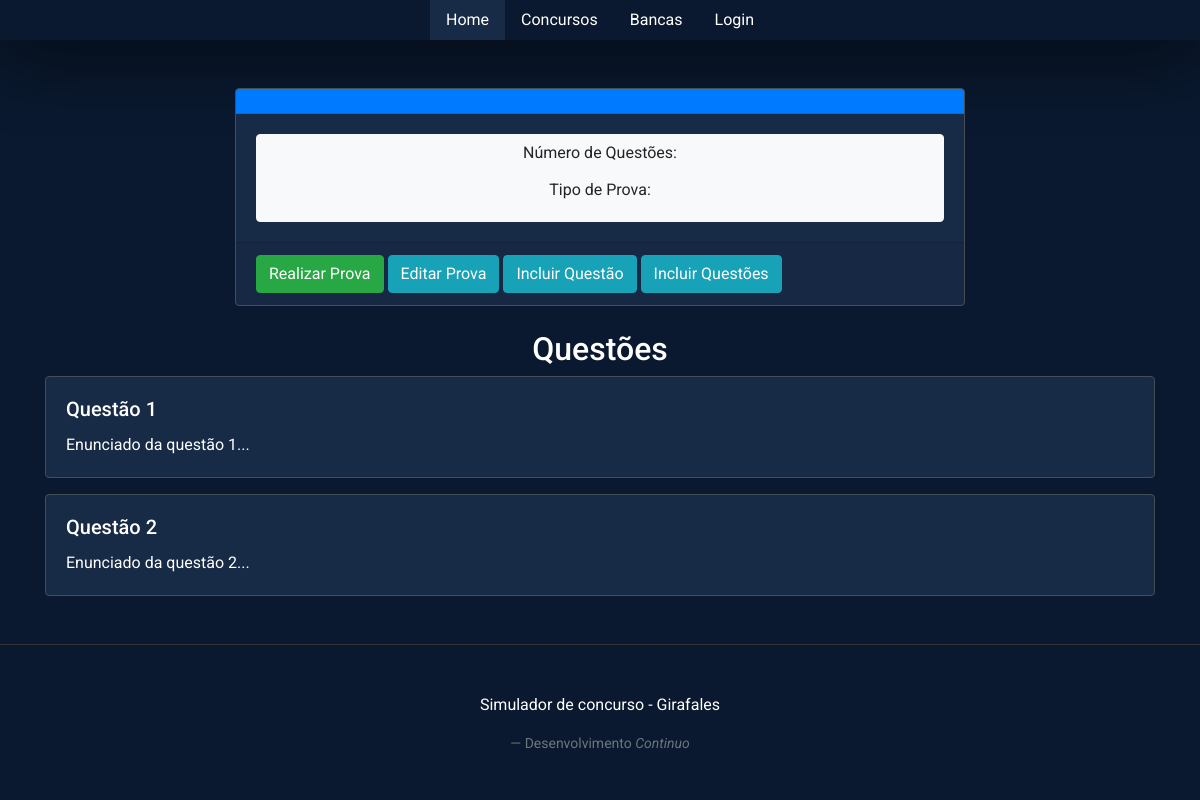
The page /concursos/exame_view/8 on the database as committed earlier.
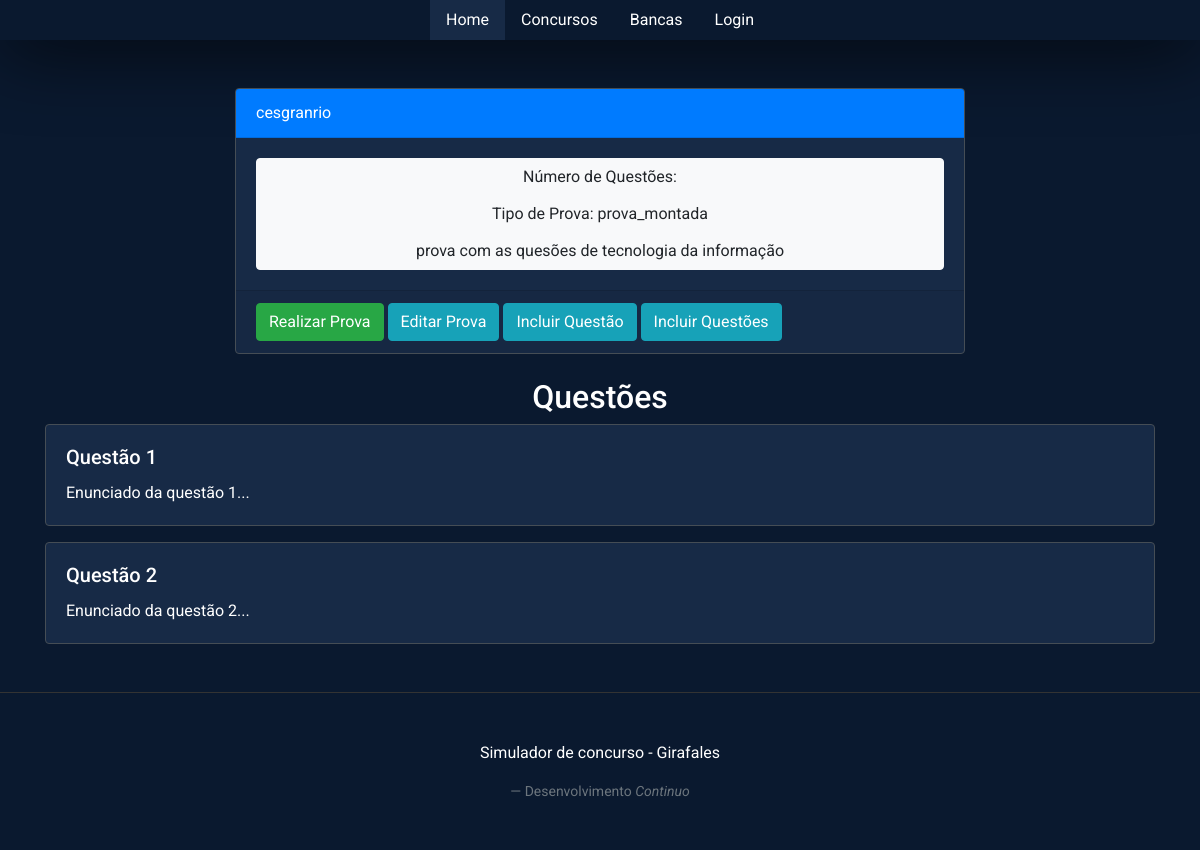
The same page on the database as committed later.
### model.py (models this page shows)
class Exam(SQLModel, table=True):
	id: Optional[int] = Field(default=None, primary_key=True)
	name: str
	year: str
	description: str
	types:str #para indicar se é a prova do concurso ou uma prova montada
	contest_id: int = Field(foreign_key='contest.id')
	questions:List['Question_exam']=Relationship()

### contest.py (the view)
@contest.route('/exame_view/<id>', methods=['GET'])
def view_exam(id):
	exam = model.get_exam_by_id(id)
	return render_template('contest/view_exam.html' , exam=exam)

### model.py (called while the page is built)
def get_exam_by_id(id):
	with Session(engine) as session:
		exam = session.get(Exam, id)
		return exam

### templates/contest/view_exam.html
{% extends "base.html" %}
{% block styles %}
    {{ bootstrap.load_css() }}
    <link rel="stylesheet"
                  href="{{url_for('static', filename='index.css')}}">
{% endblock %}
{% block content %}
<div class="container mt-5">
    <div class="row justify-content-center">
        <div class="col-md-8">
            <div class="card">
                <div class="card-header bg-primary text-white">
                    {{exam.name}}
                </div>
                <div class="card-body">
                    <div class="btn-group-vertical w-100">
                        <button type="button" class="btn btn-light">Número
                        de Questões: {{exam.count}}</button>
                        <button type="button" class="btn btn-light">Tipo de Prova: {{exam.types}}</button>
                        <button type="button" class="btn btn-light">{{exam.description}}</button>
                    </div>
                </div>
                <div class="card-footer">
                    <a href="{{ url_for('quiz.go_exam', id=exam.id) }}" class="btn btn-success">Realizar Prova</a>
                    <a href="{{ url_for('quiz.edit_exam', id=exam.id) }}" class="btn btn-info">Editar Prova</a>
                    <a href="{{ url_for('panel.index', id=exam.id) }}" class="btn btn-info">Incluir Questão</a>
                    <a href="{{ url_for('panel.index', id=exam.id) }}" class="btn btn-info">Incluir Questões</a>
                </div>
            </div>
        </div>
    </div>
    <div class="row mt-4">
        <div class="col-md-12">
            <h2 class="text-center">Questões</h2>
            <div class="card">
                <div class="card-body">
                    <h5 class="card-title">Questão 1</h5>
                    <p class="card-text">Enunciado da questão 1...</p>
                </div>
            </div>
            <div class="card mt-3">
                <div class="card-body">
                    <h5 class="card-title">Questão 2</h5>
                    <p class="card-text">Enunciado da questão 2...</p>
                </div>
            </div>
        </div>
    </div>
</div>
{% endblock %}

Rows that differ between the two databases and show on the page:
added Exam: name "cesgranrio", types "prova_montada", description "prova com as quesões de tecnologia da informação"
